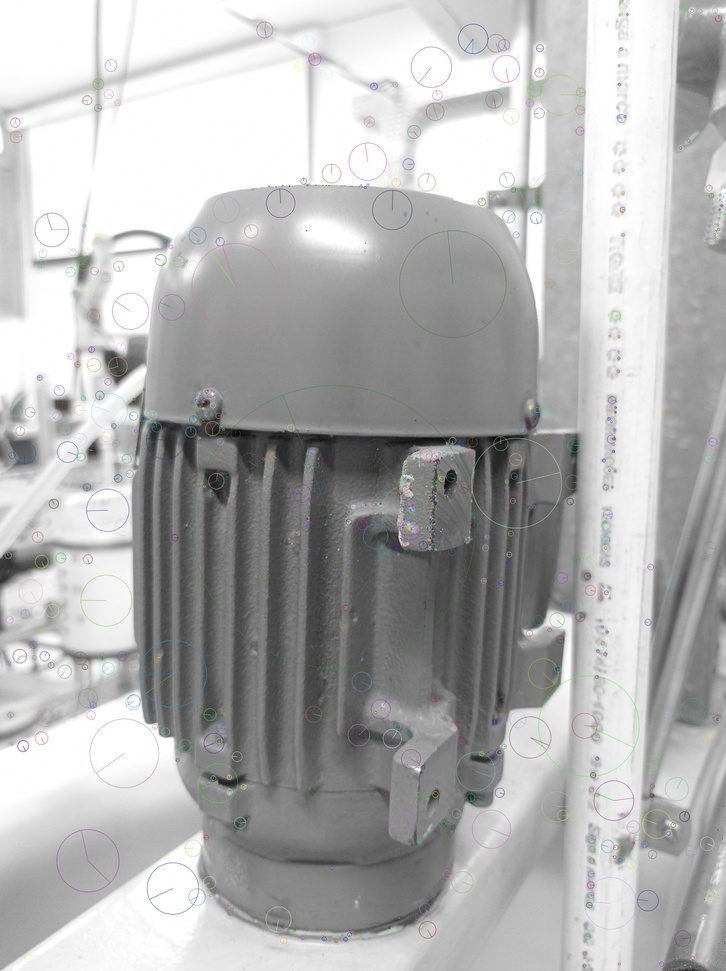
#> input picture detector_IMG_20230320_154549.jpg, 726 x 971 px, shrunk from 2992 x 4000 before the run
$ python sift-detector.py detector_IMG_20230320_154549.jpg
#> lines starting #> are read from the running program, lines starting #| are printed output that depends on the picture; after the words box and inside, x2 and y2 are one past the last pixel; in counts of white or black regions, pixels touching at a corner belong together
## python sift-detector.py image.jpg
import numpy as np
import cv2 as cv
import matplotlib.pyplot as plt
import sys
from os.path import basename

imagem = sys.argv[1]
nome_imagem = basename(imagem)

img = cv.imread(imagem)
#> img is the input picture: shape (971, 726, 3); mean B, G, R 178.2, 178.3, 178.2
gray = cv.cvtColor(img, cv.COLOR_BGR2GRAY)

sift = cv.SIFT_create()

apenas_kp = sift.detect(gray,None)
#> apenas_kp = 907 keypoints; strongest (x, y, size): (93, 450, 10.1), (63, 405, 11), (418, 770, 3.1), (24, 453, 21.9)
kp, des = sift.detectAndCompute(gray, None)
#> kp has the same summary as apenas_kp


# apenas o ponto chave
img = cv.drawKeypoints(gray, kp, img)
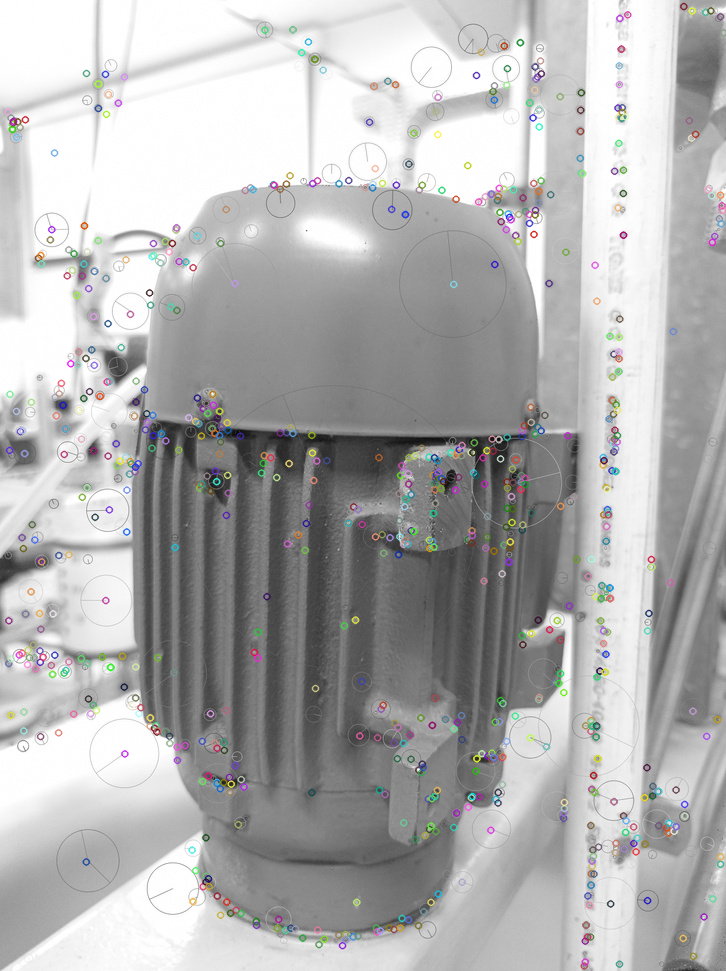
#> img: shape (971, 726, 3); mean B, G, R 177.2, 177.3, 177.4

# círculo com tamanho de ponto-chave e sua orientação
img = cv.drawKeypoints(gray, kp, img, flags=cv.DRAW_MATCHES_FLAGS_DRAW_RICH_KEYPOINTS)
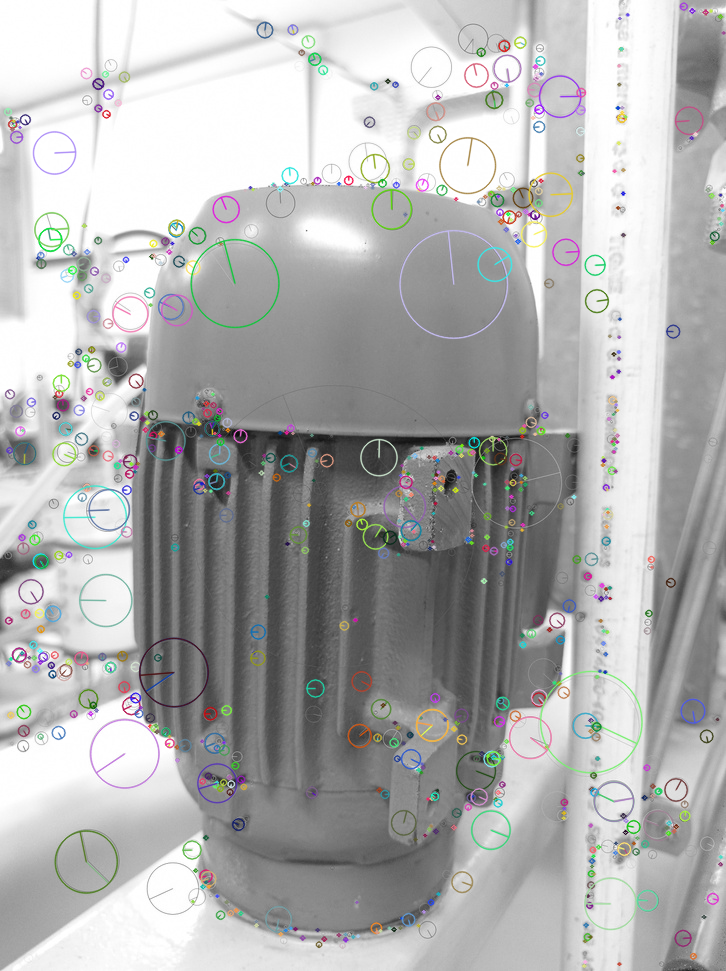
#> img: shape (971, 726, 3); 10.15% of pixels changed, all inside (x1, y1, x2, y2) = (3, 2, 726, 970)

cv.imwrite(f'detector_{nome_imagem}', img)


fig = plt.figure()
ax = fig.add_subplot()
ax.text(2, 6, f'KeyPoints: {len(kp)}', fontsize=10)

plt.imshow(img)    # show the train image keypoints
plt.title(imagem)
plt.show()

$ run again, on imagem90.jpg
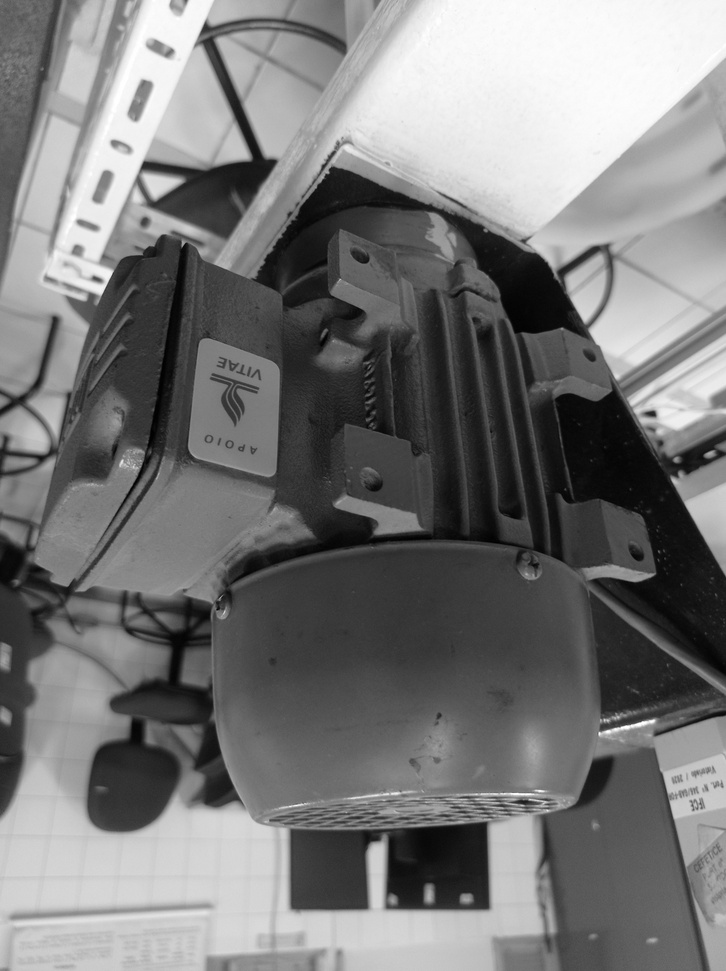
#> input picture imagem90.jpg, 726 x 971 px, shrunk from 2992 x 4000 before the run
#> img is the input picture: shape (971, 726, 3); min 0, max 255, mean 120.3
#> apenas_kp = 1287 keypoints; strongest (x, y, size): (652, 414, 5.8), (377, 857, 16.3), (441, 865, 58.4), (149, 166, 10)
#> kp has the same summary as apenas_kp
#> `img = cv.drawKeypoints(gray, kp, img, flags=cv.DRAW_MATCHES_FLAGS_DRAW..`:
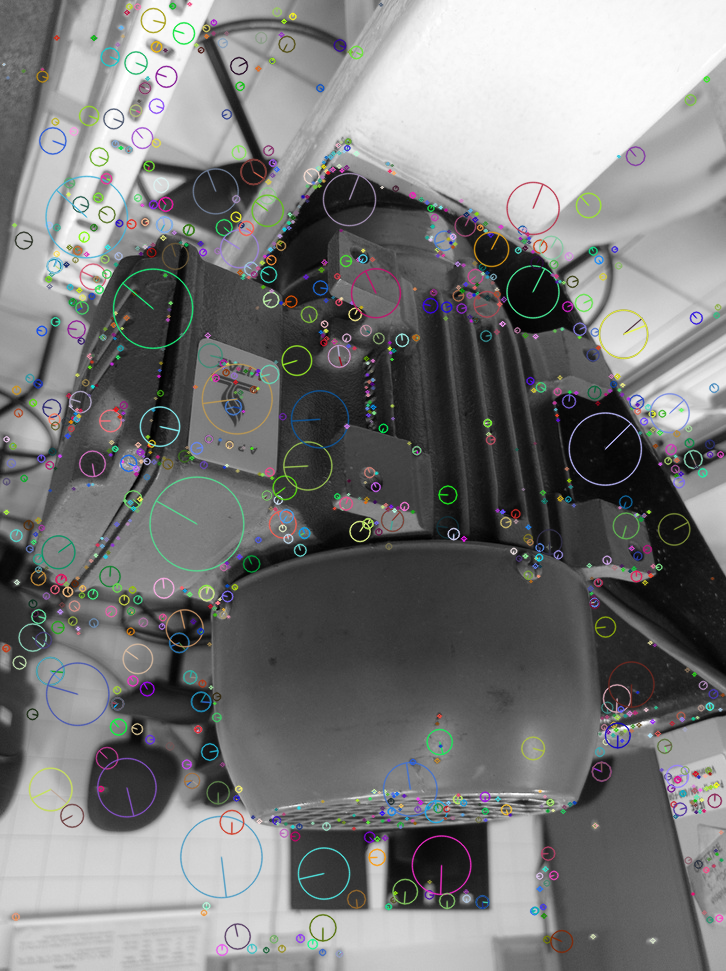
#> img: shape (971, 726, 3); mean B, G, R 121.4, 121.7, 121.2

$ run again, on original-deformacao1.jpg
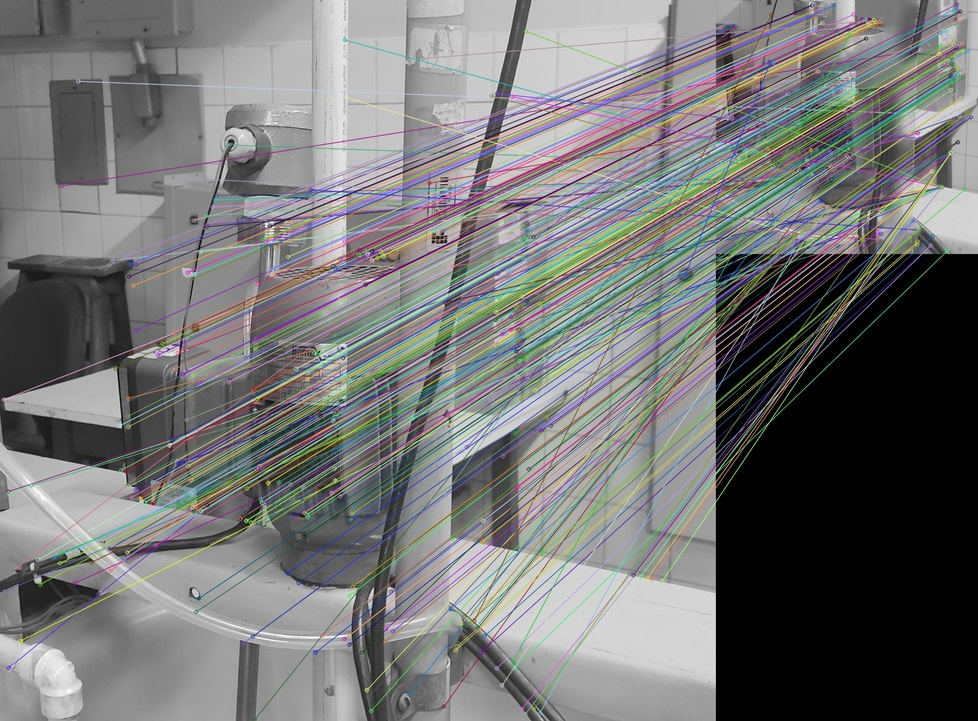
#> input picture original-deformacao1.jpg, 978 x 721 px, shrunk from 1735 x 1280 before the run
#> img is the input picture: shape (721, 978, 3); mean B, G, R 116.4, 116.5, 116.3
#> `gray = cv.cvtColor(img, cv.COLOR_BGR2GRAY)`:
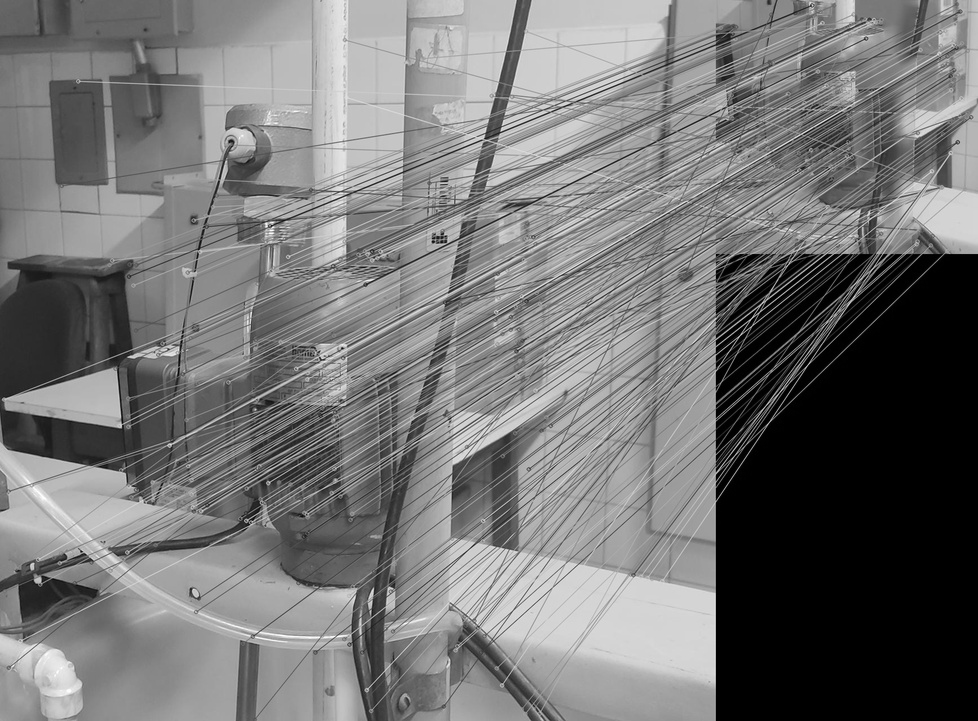
#> gray: shape (721, 978); min 0, max 255, mean 116.4
#> apenas_kp = 2537 keypoints; strongest (x, y, size): (433, 242, 1.9), (38, 580, 5), (272, 223, 2.1), (91, 398, 37.8)
#> kp has the same summary as apenas_kp
#> `img = cv.drawKeypoints(gray, kp, img, flags=cv.DRAW_MATCHES_FLAGS_DRAW..`:
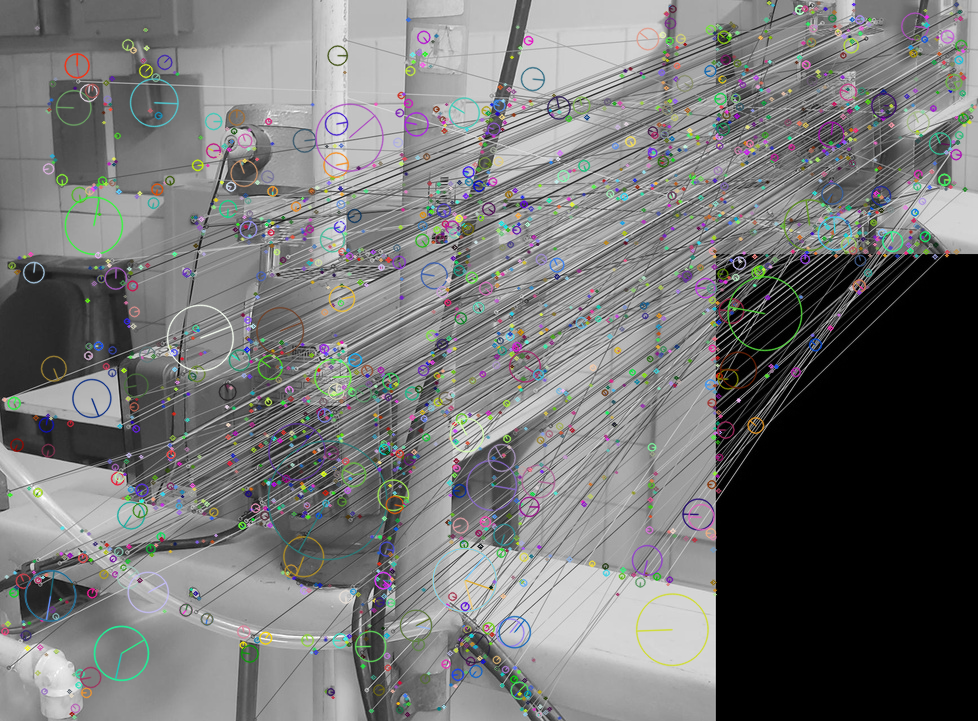
#> img: shape (721, 978, 3); mean B, G, R 116.5, 116.7, 116.3
